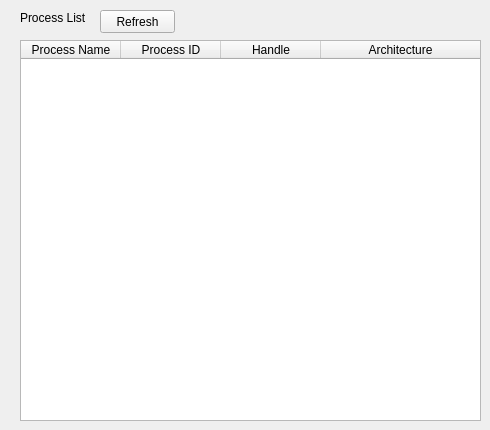
    <widget class="QWidget" name="tab_systemInfo">
     <attribute name="title">
      <string>System Info</string>
     </attribute>
     <widget class="QTableWidget" name="tableWidget_processList">
      <property name="geometry">
       <rect>
        <x>20</x>
        <y>40</y>
        <width>461</width>
        <height>381</height>
       </rect>
      </property>
      <property name="frameShape">
       <enum>QFrame::StyledPanel</enum>
      </property>
      <property name="frameShadow">
       <enum>QFrame::Sunken</enum>
      </property>
      <property name="autoScroll">
       <bool>true</bool>
      </property>
      <property name="showDropIndicator" stdset="0">
       <bool>false</bool>
      </property>
      <property name="dragEnabled">
       <bool>false</bool>
      </property>
      <property name="dragDropOverwriteMode">
       <bool>false</bool>
      </property>
      <property name="dragDropMode">
       <enum>QAbstractItemView::NoDragDrop</enum>
      </property>
      <property name="alternatingRowColors">
       <bool>true</bool>
      </property>
      <property name="verticalScrollMode">
       <enum>QAbstractItemView::ScrollPerPixel</enum>
      </property>
      <property name="columnCount">
       <number>4</number>
      </property>
      <attribute name="horizontalHeaderShowSortIndicator" stdset="0">
       <bool>false</bool>
      </attribute>
      <attribute name="horizontalHeaderStretchLastSection">
       <bool>true</bool>
      </attribute>
      <column>
       <property name="text">
        <string>Process Name</string>
       </property>
      </column>
      <column>
       <property name="text">
        <string>Process ID</string>
       </property>
      </column>
      <column>
       <property name="text">
        <string>Handle</string>
       </property>
      </column>
      <column>
       <property name="text">
        <string>Architecture</string>
       </property>
      </column>
     </widget>
     <widget class="QPushButton" name="pushButton_refresh_processList">
      <property name="geometry">
       <rect>
        <x>100</x>
        <y>10</y>
        <width>75</width>
        <height>23</height>
       </rect>
      </property>
      <property name="text">
       <string>Refresh</string>
      </property>
     </widget>
     <widget class="QLabel" name="label_17">
      <property name="geometry">
       <rect>
        <x>20</x>
        <y>10</y>
        <width>91</width>
        <height>16</height>
       </rect>
      </property>
      <property name="text">
       <string>Process List</string>
      </property>
     </widget>
    </widget>
